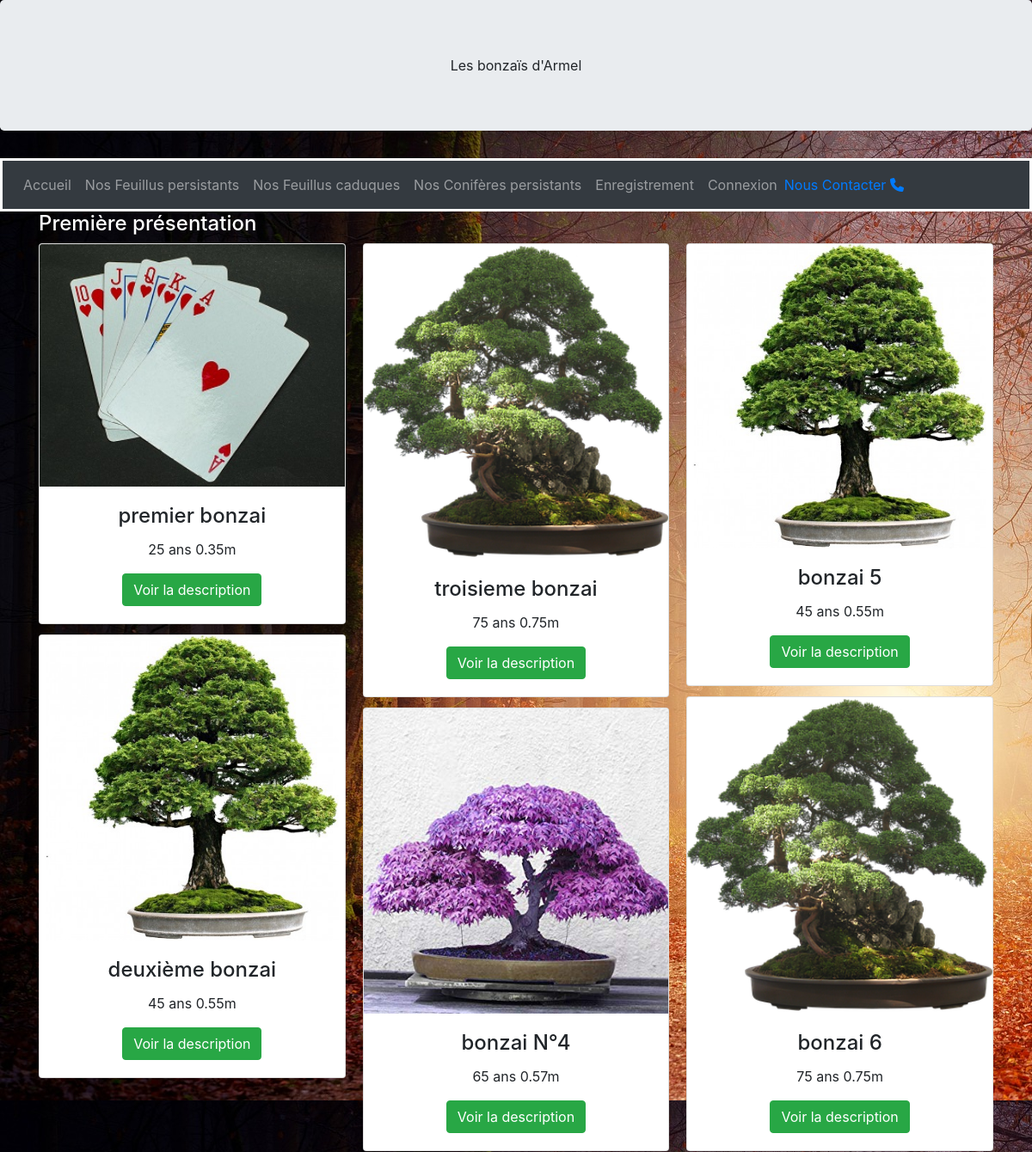
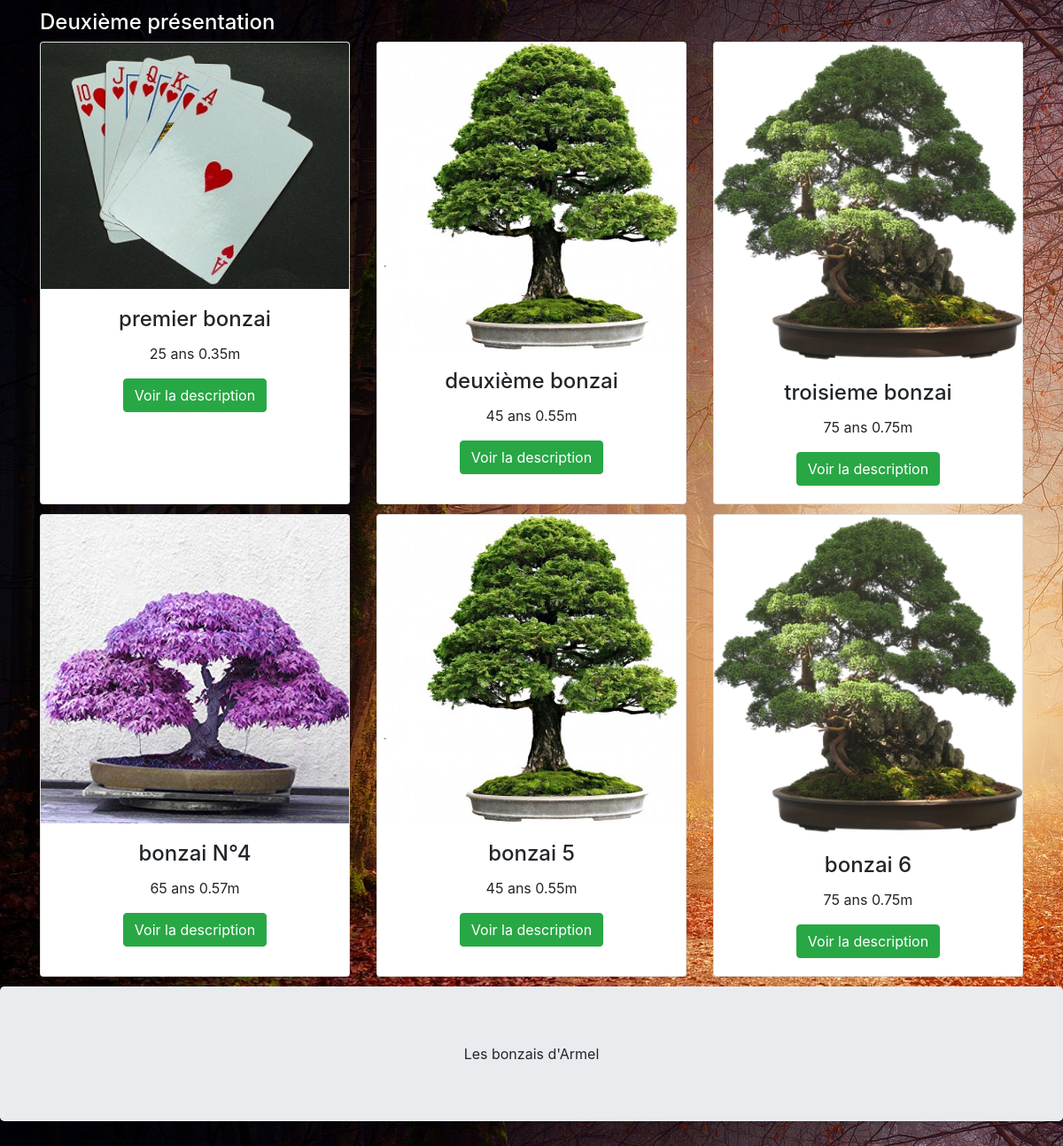
The page / on the database its author committed (2 pictures, top to bottom).
### APP/models.py (models this page shows, shortened)
class Bonzai(models.Model):
    nom = models.CharField(max_length=50)
    age = models.PositiveSmallIntegerField()
    taille = models.DecimalField(max_digits=3, decimal_places=2)
    pays_origine = models.CharField(max_length=15, blank=False, null=False)
    FEUILLU_CADUQUE = 'FEUIL-CADU'
    FEUILLU_PERSISTANT = 'FEUIL-PERS'
    CONIFERE_PERSISTANT = 'CONIF-PERS'
    TYPE_ARBRE_CHOICES =(
        (FEUILLU_CADUQUE, 'FEUILLU_CADUQUE'),
        (FEUILLU_PERSISTANT, 'FEUILLU_PERSISTANT'),
        (CONIFERE_PERSISTANT, 'CONIFERE_PERSISTANT')
        )
    type_arbre = models.CharField(max_length=10,
        choices = TYPE_ARBRE_CHOICES,
        default= FEUILLU_CADUQUE,
        verbose_name ="Type d'arbre"
    )
    type_feuille = models.ForeignKey(TypeFeuille, on_delete=models.CASCADE)
    provenance = models.CharField(max_length=20)
    img_arbre = models.ImageField(null = True, blank = True, upload_to='logo')

### APP/views.py (the view)
# urls.py: path('', views.index, name="accueil"),
def index(request):
    context = {'bonzai_list' : Bonzai.objects.all(),}
    return render(request, 'bonzai/bonzai.html', context)

### APP/templates/bonzai/bonzai.html (shortened to what this page needs)
{% extends 'base.html' %}
{% block title_header %}
    Les bonzaïs d'Armel
{% endblock title_header %}
{% block container_1 %}
<h4 class="titre-section"> Première présentation </h4>
    <div class="card-columns">
        {% for b in bonzai_list %}
            <div class="card">
                <img class="card-img-top" src="{{ b.img_arbre.url }}" alt="{{ b.nom }}" >
                <div class="card-body ">
                    <h4 class="card-title text-center">{{ b.nom }} </h4>
                    <p class="card-text text-center">{{ b.age}} ans {{ b.taille }}m </p>
                    <div class="text-center">
                    <a href="{% url 'detail_bonzai' b.id %}" class="btn btn-success">Voir la description</a>
                    </div>
                </div>
            </div>
        {% endfor %}
    </div>
{% endblock container_1 %}
{% block container_2 %}
<h4 class="titre-section"> Deuxième présentation </h4>
    <div class="card-deck">
        {% for b in bonzai_list %}
            <div class="card" id="iemepres">
                <img class="card-img-top" src="{{ b.img_arbre.url }}" alt="{{ b.nom }} ">
                <div class="card-body">
                    <h4 class="card-title text-center">{{ b.nom }} </h4>
                    <p class="card-text text-center">{{ b.age}} ans {{ b.taille }}m </p>
                    <div class="text-center">
                    <a href="#" class="btn btn-success">Voir la description</a>
                    </div>
                </div>
            </div>
        {% endfor %}
    </div>
{% endblock container_2 %}

### APP/templates/base.html (shortened to what this page needs)
{% load static %}
{% load bootstrap4 %}
{% bootstrap_css %}
<!doctype html>
<html>
<head>
    <link href="{% static 'main.css' %}" rel="stylesheet" type="text/css">
    <link rel="stylesheet" href="https://use.fontawesome.com/releases/v5.7.2/css/all.css"
>
    <link rel="stylesheet" href="https://cdnjs.cloudflare.com/ajax/libs/font-awesome/4.7.0/css/font-awesome.min.css">
</head>
<header class="text-center">
    <div class="jumbotron">
        <div>
            {% block title_header %}
            {% endblock title_header %}
        </div>
    </div>
    <div class="main_menu">
        {% include '_menu.html' %}
    </div>
</header>
<body>
    <div class="container ">
        {% block container_1 %}
        {% endblock container_1 %}
        {% block container_2 %}
        {% endblock container_2 %}
    </div>
</body>
<footer>
    <div class="jumbotron text-center"> Les bonzais d'Armel</div>
</footer>

### APP/templates/_menu.html (shortened to what this page needs)
<div>
    <nav class="navbar navbar-expand-md bg-dark navbar-dark">
        <div class="align-items-center" id="navigation">
            <div id="in-navigation">
                    <div class="collapse navbar-collapse align-items-center" id="collapsibleNavbar">
                        <ul class="navbar-nav">
                            <li class="nav-item"><a class="nav-link" href =" {% url 'accueil' %} "> Accueil </a></li>
                            <li class="nav-item"><a class="nav-link" href =" {% url 'bonzai_par_type' 'FEUIL-PERS'%} "> Nos Feuillus persistants </a></li>
                            <li class="nav-item"><a class="nav-link" href =" {% url 'bonzai_par_type' 'FEUIL-CADU'%} "> Nos Feuillus caduques </a></li>
                            <li class="nav-item"><a class="nav-link" href =" {% url 'bonzai_par_type' 'CONIF-PERS'%} "> Nos Conifères persistants </a></li>
                            {% if user.is_authenticated%}
                                <li class="nav-item"><a class="nav-link" href={% url 'changepass'%} >{{ user.username }}</a></li>
                                <li class="nav-item"><a class="nav-link" href="{% url 'logout'%}">Deconnexion</a></li>
                            {% else %}
                                <li class="nav-item"><a class="nav-link" href="{% url 'register'%}">Enregistrement</a></li>
                                <li class="nav-item"><a class="nav-link" href="{% url 'login'%}">Connexion</a></li>
                            {% endif %}
                        </ul>
                    </div>
            </div>
        </div>
        <div class="float-right">
            <a class="enlettre" href="/contact"> Nous Contacter</a>
            <a class="iconne" href="tel:+33781464396">  <i class="fas fa-phone"> </i></a>
        </div>
    </nav>
</div>

### APP/static/main.css (style rules this page uses)
#iemepres { min-width: 30%; margin-bottom: 1%; }
.card-img-top { width: 100%; }
body { background-image: url('nature-fond.jpg'); background-attachment: fixed; }
.titre-section { color: white; }
header { position: webkit-sticky; position: sticky; top: 0px; z-index: 1030; }
.main_menu { border: white solid 3px; color: white; }

### rows shown on the page
Bonzai: img_arbre (picture), nom "premier bonzai", age "25", taille "0.35"
Bonzai: img_arbre (picture), nom "deuxième bonzai", age "45", taille "0.55"
Bonzai: img_arbre (picture), nom "troisieme bonzai", age "75", taille "0.75"
Bonzai: img_arbre (picture), nom "bonzai N°4", age "65", taille "0.57"
Bonzai: img_arbre (picture), nom "bonzai 5", age "45", taille "0.55"
Bonzai: img_arbre (picture), nom "bonzai 6", age "75", taille "0.75"
